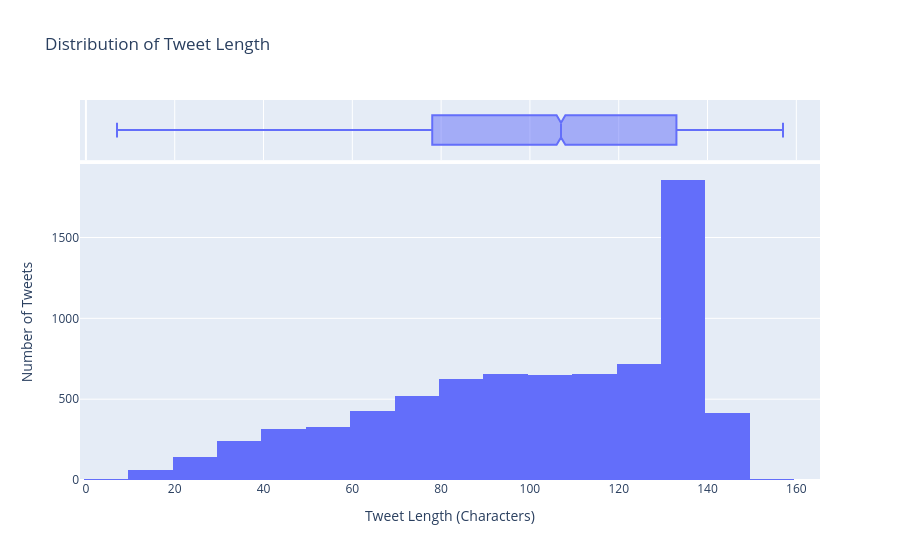

This figure's notebook cell:
### Code cell
fig = px.histogram(df, x = "tweet_length", nbins = 30, marginal = "box", title = "Distribution of Tweet Length")

fig.update_layout(xaxis_title = "Tweet Length (Characters)", yaxis_title = "Number of Tweets")

fig.show()

### Figure 1 — Plotly figure (JSON) as saved in the notebook; plotly's stock layout.template omitted (floating-point values rounded to 4 significant figures; data arrays with more than 128 entries replaced by an {"elided": "..."} marker saying what was removed)
{"data": [{"bingroup": "x", "hovertemplate": "tweet_length=%{x}<br>count=%{y}<extra></extra>", "legendgroup": "", "marker": {"color": "#636efa", "pattern": {"shape": ""}}, "name": "", "nbinsx": 30, "orientation": "v", "showlegend": false, "type": "histogram", "x": {"elided": "7613 int values"}, "xaxis": "x", "yaxis": "y"}, {"hovertemplate": "tweet_length=%{x}<extra></extra>", "legendgroup": "", "marker": {"color": "#636efa"}, "name": "", "notched": true, "showlegend": false, "type": "box", "x": {"elided": "7613 int values"}, "xaxis": "x2", "yaxis": "y2"}], "layout": {"barmode": "relative", "legend": {"tracegroupgap": 0}, "title": {"text": "Distribution of Tweet Length"}, "xaxis": {"anchor": "y", "domain": [0, 1], "title": {"text": "Tweet Length (Characters)"}}, "xaxis2": {"anchor": "y2", "domain": [0, 1], "matches": "x", "showgrid": true, "showticklabels": false}, "yaxis": {"anchor": "x", "domain": [0, 0.8316], "title": {"text": "Number of Tweets"}}, "yaxis2": {"anchor": "x2", "domain": [0.8416, 1], "matches": "y2", "showgrid": false, "showline": false, "showticklabels": false, "ticks": ""}}}
